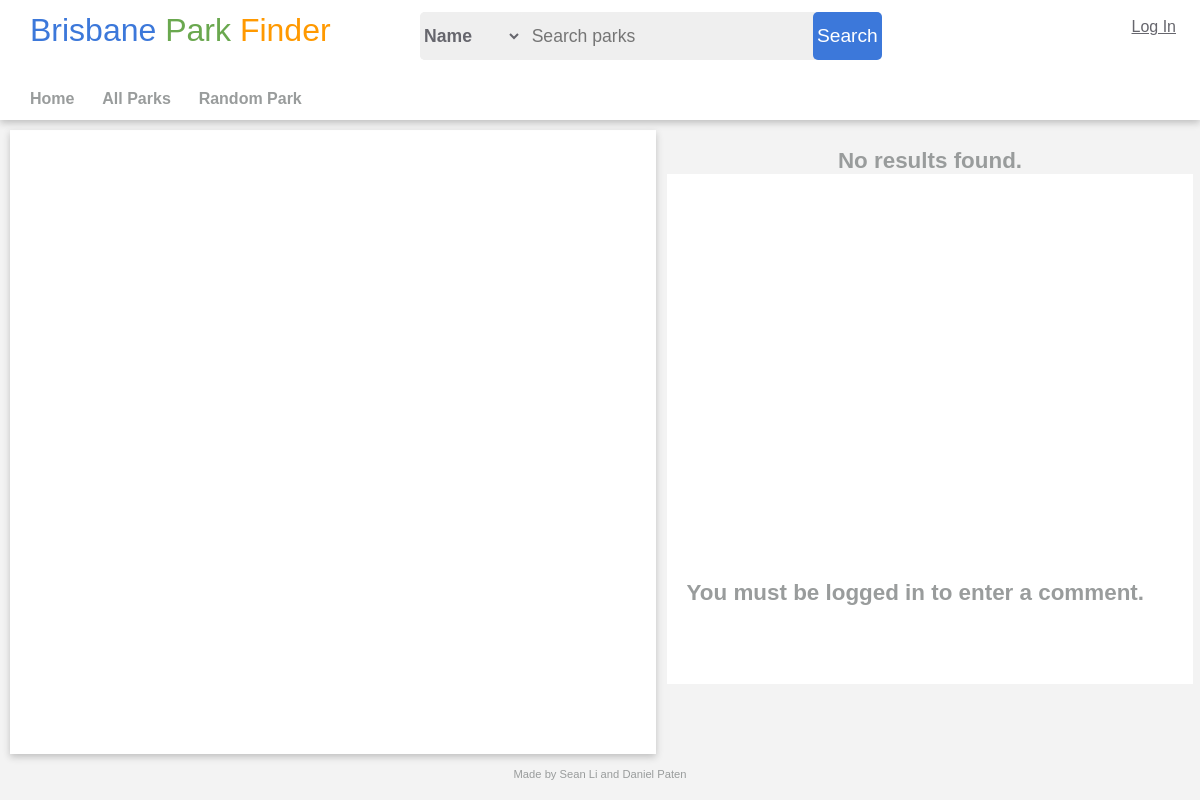
Before: /itemPage.php with the older database file.
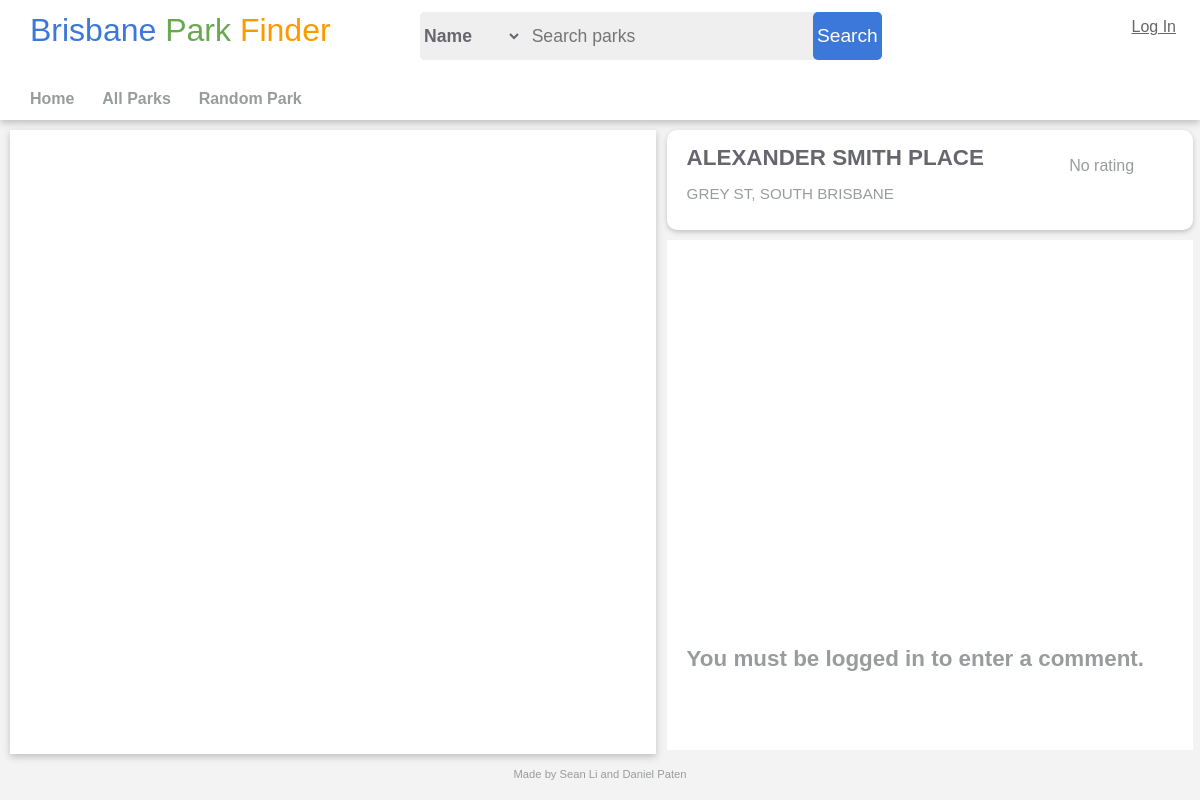
After: the same page with the newer database file.
### tables this page shows
create table items
(
		pid INT primary key auto_increment,
		park_code nvarchar(5) not null,
		name nvarchar(60) not null,
		street nvarchar(30),
		suburb nvarchar(30) not null,
		easting TEXT not null,
		northing TEXT not null,
		latitude double not null,
		longitude double not null
);

### functions.php (the view, shortened to what this page needs)
<?php
	function connectDB()
	{
		return new PDO('mysql:host=localhost;dbname=parkfinder', 'root', '123456');
	}
	function showContent($pid, $name, $rating, $street, $suburb, $latitude, $longitude)
	{
        if (basename($_SERVER['PHP_SELF']) == 'resultPage.php') {
            echo '<div class="contentCell" itemscope itemtype="http://schema.org/Place">';
            echo "<span class=\"contentTitle\" itemprop=\"name\">$name</span>";
        } else {
            echo '<div class="contentCell">';
            echo "<span class=\"contentTitle\" itemprop=\"itemReviewed\">$name</span>";
        }
			echo '<div class="contentRating">';
				if ($rating > 0) {
					showStars('imgs/filledStar.svg', $rating);
				} else {
					echo 'No rating';
				}
			echo '</div>';
        if (basename($_SERVER['PHP_SELF']) == 'resultPage.php') {
            echo "<span class=\"contentDescription\" itemprop=\"address\">$street, $suburb</span>";
        } else {
            echo "<span class=\"contentDescription\">$street, $suburb</span>";
        }
		echo '</div>';
	}
    function searchParks($type, $value)
    {
        if ($type == 'name') {
            $sql = 'select * from items where name like :value';
            $value = "%$value%";
        } else if ($type == 'suburb') {
            $sql = 'select * from items where suburb = :value';
        } else if ($type == 'rating') {
            $sql = 'select * from items where pid in (
            select pid from (
                             select pid, sum(rating)/count(pid) as avgRating from reviews group by pid
                             ) as t where avgRating >= :value
            )';
        } else if ($type == 'pid') {
            $sql = 'select * from items where pid = :value';
        } else {
            $sql = 'select * from items';
        }
        $db = connectDB();
        $stmt = $db->prepare($sql);
        $stmt->bindValue(':value', $value);
        $stmt->execute();
        $results = $stmt->fetchAll();
        if (count($results) > 0) {
            foreach ($results as $row) {
                $pid = $row['pid'];
                $name = $row['name'];
                $street = $row['street'];
                $suburb = $row['suburb'];
                $latitude = $row['latitude'];
                $longitude = $row['longitude'];
                $rating = floor(calculateAverageRating($db, $pid));
                if ($type != 'pid') {
                    echo "<a href=\"itemPage.php?pid=$pid\">";
                    showContent($pid, $name, $rating, $street, $suburb, $latitude, $longitude);
                    echo '</a>';
                } else {
                    showContent($pid, $name, $rating, $street, $suburb, $latitude, $longitude);
                }
            }
        } else {
            echo "<div id=\"noResults\"><br><span class=\"noResultsText\">No results found.</span></div>";
        }
    }
	function calculateAverageRating($db, $pid)
	{
		$sql = 'select sum(rating)/count(rating) from reviews where pid = :pid';
		$stmt = $db->prepare($sql);
		$stmt->bindValue(':pid', $pid);
		$stmt->execute();
		$averageRating = $stmt->fetchColumn();
		return $averageRating;
	}
    function searchComments($pid)
    {
        echo '<div id="commentList">';
        echo '</div>';
    }
?>

### itemPage.php (shortened to what this page needs)
<?php require_once 'functions.php';?>
<!DOCTYPE html>
<html>
    <head>
        <?php
            require_once 'header.php';
            if (isset($_GET['pid'])) {
                $pid = $_GET['pid'];
            } else if (isset($_POST['pid'])) {
                $pid = $_POST['pid'];
            } else {
				$pid = rand(1, 2214);
			}
            getParkName($pid) ?>
        <link rel="stylesheet" type="text/css" href="style.css">
    </head>
    <body>
        <div id="detailedInfo" itemscope itemtype="http://schema.org/Review">
			<?php
				searchParks('pid', $pid);
				searchComments($pid);
			?>
            <div id="commentBox">
                <?php
                    if (isset($_SESSION['isLoggedIn'])) {
                        echo "<form action='itemPage.php' method='post' onsubmit='return commentSubmit(this)'>
                            <textarea id='commentArea' name='comment' placeholder='Leave a comment'></textarea>
                            <div class='commentRating' id='commentBoxRating'>
                            <img src='imgs/unfilledStar.svg' alt='stars' onclick='ratingStarClicked(this, 1)'>
                            <img src='imgs/unfilledStar.svg' alt='stars' onclick='ratingStarClicked(this, 2)'>
                            <img src='imgs/unfilledStar.svg' alt='stars' onclick='ratingStarClicked(this, 3)'>
                            <img src='imgs/unfilledStar.svg' alt='stars' onclick='ratingStarClicked(this, 4)'>
                            <img src='imgs/unfilledStar.svg' alt='stars' onclick='ratingStarClicked(this, 5)'>
                            </div>
                            <input type='hidden' name='rating' class='rating'>
                            <input type='hidden' name='pid' value='$pid'>
                            <input type='submit' id='commentSubmitButton' value='Submit'>
                        </form>";
                    } else {
                        echo '<br><span class="noResultsText">You must be logged in to enter a comment.</span>';
                    }
                    ?>
            </div>
        </div>
        <div id="mapWrapper">
            <div id="map"></div>
        </div>
        <div id="footer">
            <span id="footerText">Made by Sean Li and Daniel Paten</span>
        </div>
    </body>
</html>

### header.php (shortened to what this page needs)
<div id="header">
	<div id="logo">
    	<span id="text_brisbane">Brisbane</span>
        <span id="text_park">Park</span>
        <span id="text_finder">Finder</span>
    </div>
    <div id="searchBox">
        <form action="resultPage.php" method="get" onsubmit="return searchSubmit(this)">
            <select id="typeSelectorHeader" class="typeSelector_name" name="typeSelector" onchange="typeSelectorChanged()">
                <option value="name">Name</option>
            </select>
            <input type="text" id="searchBarHeader" class="searchBar_name" name="value" placeholder="Search parks">
            <input type="submit" id="submitButtonHeader" name="submit" value="Search">
        </form>
    </div>
    <div id="loginLink">
        <?php
            if (isset($_SESSION['isLoggedIn'])) {
                echo '<a href="logout.php">Log Out</a>';
            } else {
                echo '<a href="login.php">Log In</a>';
            }
            ?>
	</div>
    <div id="navigationBar">
        <ul>
            <li><a href="index.php">Home</a></li>
            <li><a href="resultPage.php">All Parks</a></li>
        	<li><a href="itemPage.php?pid=<?php echo rand(1,2214); ?>">Random Park</a></li>
        </ul>
    </div>
</div>

### style.css (style rules this page uses)
body, html { background-color: #f3f3f3; margin: 0; padding: 0; height: 100%; min-width: 1000px; font-family: "Microsoft Yahei", Tahoma, Helvetica, Arial, sans-serif; }
#header { position: relative; height: 120px; background-color: white; box-shadow: 0px 3px 7px #c0c0c0; }
#logo { position: absolute; top: calc((50% - 37px) / 2); min-width: 338px; padding-left: 2.5%; font-size: 200%; left: 0; }
#text_brisbane { color: #3c78da; }
#text_park { color: #6aa84f; }
#text_finder { color: #ff9900; }
#searchBox { position: relative; top: 10%; left: 35%; height: 40%; width: 30%; min-width: 462px; text-align: center; background-color: #efefef; border: 0px; border-radius: 5px; transition: box-shadow 0.3s; }
#searchBarHeader { position: absolute; left: 22%; height: 100%; width: 60%; min-width: 280px; border: 0px; padding: 0px; padding-left: 10px; background-color: #efefef; color:#66666d; outline: none; font-size: 110%; }
#typeSelectorHeader { position: absolute; height: 100%; min-width: 84px; width: 22%; left: 0; color: #66666d; font-weight: bold; border: 0; border-radius: 5px; background-color: #efefef; outline: none; font-size: 110%; }
#submitButtonHeader { position: absolute; height: 100%; width: 15%; min-width: 69px; right: 0; border: 0; border-radius: 5px; background-color: #3c78da; padding: 0; color: white; outline: none; font-size: 120%; }
#loginLink { position: absolute; top: 15%; height: 20%; width: 16%; right: 0; text-align: right; padding-right: 2%; font-size: 100%; }
#loginLink a:link, a:visited { color: #66666d; }
#navigationBar { position: absolute; width: 100%; left: 0; bottom:0; border:1px; border-color:black; }
#navigationBar ul { list-style-type: none; margin-left: 2.5%; margin-bottom: 2px; padding: 0; overflow: hidden; }
#navigationBar ul li { display: inline-block; margin-right: 2%; border: 0; border-color: white; padding-bottom: 10px; transition: border-color 0.5s; }
#navigationBar ul li a { text-align: center; text-decoration: none; font-weight: bold; font-size: 100%; color: #999c9c; }
#mapWrapper { background: white; width: 53%; height: calc(98% - 170px); min-height: 575px; margin-top: 10px; margin-left: 10px; padding: 5px; box-shadow: 0px 3px 7px #c0c0c0; }
#map { height: 100%; width: 100%; margin-left: auto; margin-right: auto; }
.contentCell { margin-bottom: 10px; margin-left: auto; margin-right: auto; padding-top: 15px; padding-left: 20px; padding-right: 10px; padding-bottom: 10px; width: 92%; height: 12%; min-height: 75px; border-radius: 10px; box-shadow: 0px 2px 5px #c0c0c0; background-color: white; }
.contentTitle { display: inline-block; width: 75%; font-size: 140%; font-weight: bold; color: #66666d; margin-right: 10px; white-space: nowrap; overflow: hidden; text-overflow: ellipsis; }
.noResultsText { padding-top: 25px; font-size: 140%; font-weight: bold; color: #999c9c; text-align: center; }
.contentRating { display: inline-block; color: #999c9c; }
.contentDescription { display: block; font-size: 95%; color: #999c9c; margin-top: 2%; overflow: hidden; }
#detailedInfo { width: 45%; height: calc(98% - 170px); margin-top: 10px; min-width: 433px; min-height: 584px; position: absolute; right: 0; }
#commentList { background-color: white; margin-left: auto; margin-right: auto; padding-top: 10px; padding-left: 20px; padding-right: 10px; width: 92%; height: calc(68% - 40px); overflow: auto; }
#commentBox { background-color: white; width: 92%; height: 20%; margin-left: auto; margin-right: auto; padding-left: 20px; padding-right: 10px; }
#footer { text-align: center; margin-top: 10px; padding-bottom: 10px; height: 2%; }
#footerText { font-size: 70%; color: #999c9c; margin-left: auto; margin-right: auto; }
#noResults { text-align: center; }

Changed rows visible on the page:
added items: name "ALEXANDER SMITH PLACE", street "GREY ST", suburb "SOUTH BRISBANE"
Other visible differences:
text no longer shown: "No results found."
